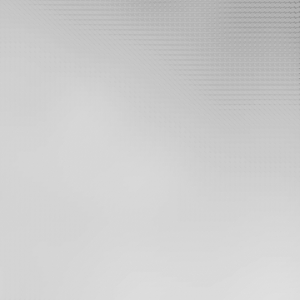
Frame 1 (no input)
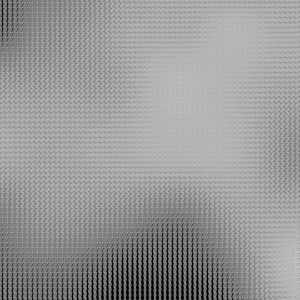
Frame 60 (the mouse pressed at the canvas centre just before this capture)
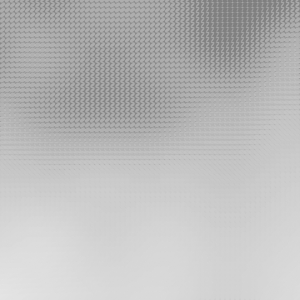
Frame 120 (the mouse held since frame 60 and released just before this capture)

The Processing sketch that drew these frames (run headless with seeded random() and noise(); from frame 60 on, the mouse is pressed at the canvas centre):

// Processing sketch: adddim2
// ── adddim2.pde
float xstart, xnoise, ystart, ynoise;
float xstartNoise, ystartNoise;
void setup() {
  size(300, 300);
  smooth();
  background(0);
  frameRate(24);
  
  xstartNoise = random(20);
  ystartNoise = random(20);
  xstart = random(10);
  ystart = random(10);
}
void draw() {
  background(0);
  
  xstartNoise += 0.01;
  ystartNoise += 0.01;
  // give noise change to 2dim noise change, velocity
  xstart += (noise(xstartNoise) * 0.5) - 0.25;
  ystart += (noise(ystartNoise) * 0.5) - 0.25;
  //xstart += 0.01;
  //ystart += 0.01;
  xnoise = xstart;
  ynoise = ystart;
  
  for(int y=0; y<=height; y+=5) {
    ynoise += 0.01;
    xnoise = xstart;
    for(int x=0; x<=width; x+=5) {
      xnoise += 0.01;
      drawPoint(x, y, noise(xnoise, ynoise));
      // noise -> generate smooth change by arguments
    }
  }
}

void drawPoint(float x, float y, float noiseFactor) {
  pushMatrix();
  translate(x,y);
  rotate(noiseFactor * radians(540));
  noStroke();
  float edgeSize = noiseFactor * 35;
  float grey = 150 + noiseFactor * 120;
  float alph = 150 + noiseFactor * 120;
  fill(grey, alph);
  ellipse(0,0,edgeSize,edgeSize/2);
  popMatrix();
}
